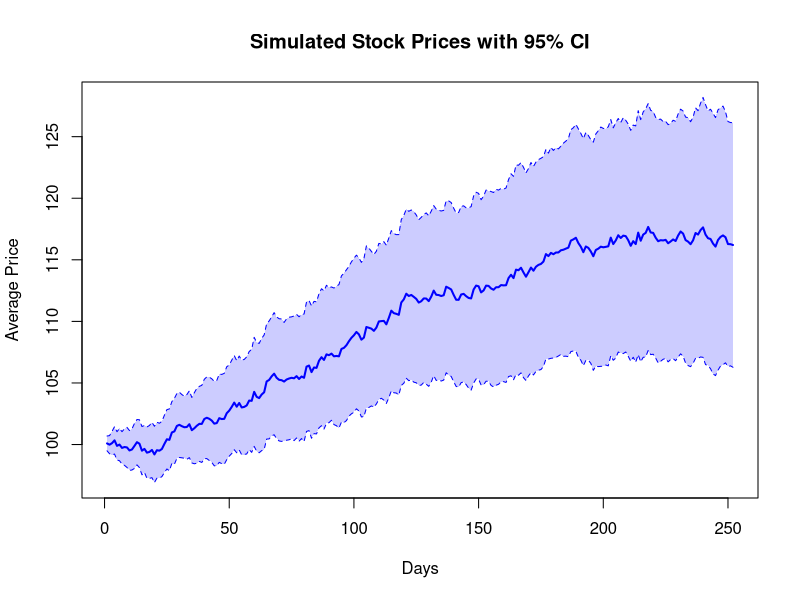
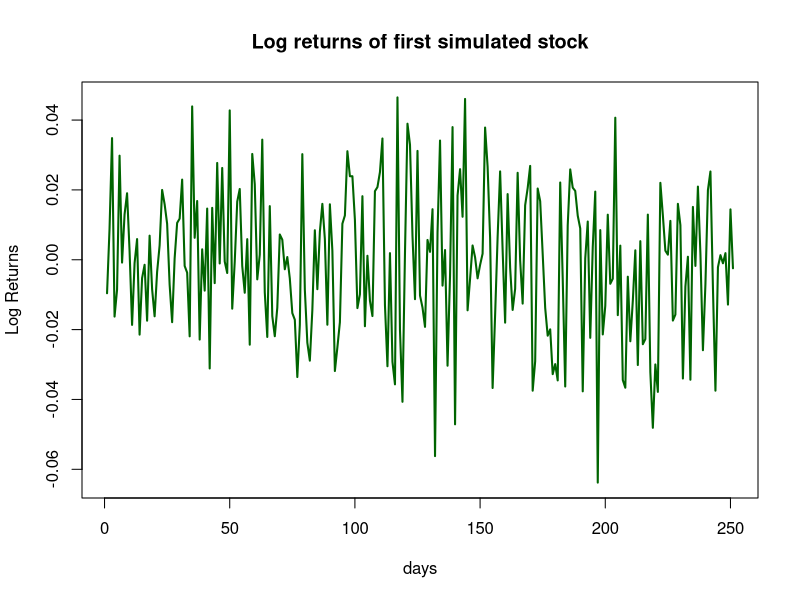

Write R code to recreate these figures, in order.
# Extending the last stock price simulation we will add few things;
# Extending the simulation to multiple stocks
# Add confidence intervals or shaded regions
# Plot log returns instead of prices

box_muller <- function(n){
  u1 <- runif(n/2)
  u2 <- runif(n/2)
  r <- sqrt(-2 * log(u1))
  z1 <- r * cos(2 *pi * u2)
  z2 <- r * sin(2 * pi * u2)
  return(c(z1,z2))
}

simulate_stock <- function(s0, mu, sigma, days, n_stocks){
  prices_matrix <- matrix(0, nrow=days, ncol=n_stocks)
  
  for(i in 1:n_stocks){
    z <- box_muller(days)
    returns <- mu +sigma*z
    prices <- s0 * cumprod(exp(returns))
    prices_matrix[,i] <- prices
  }
  return(prices_matrix)
}

#adding confidence intervals(shaded areas)
plot_stock_with_ci <- function(price_matrix){
  avg_price <- rowMeans(prices_matrix)
  std_error <- apply(prices_matrix, 1, sd) / sqrt(ncol(prices_matrix))
  
  upper <- avg_price + 1.96 *std_error
  lower <- avg_price - 1.96 *std_error
  
  days <- 1:nrow(prices_matrix)
  
  plot(days, avg_price, type="l", lwd=2, col="blue",
       ylim = range(lower,upper),
       main="Simulated Stock Prices with 95% CI",
       xlab="Days",
       ylab="Average Price"
      )
  polygon(c(days, rev(days)), c(upper,rev(lower)), col=rgb(0, 0, 1, 0.2), border=NA)
  lines(days, upper, col="blue", lty=2)
  lines(days, lower, col="blue", lty=2)
}

#Plot log returns instead of prices
plot_log_returns <- function(prices_matrix){
  log_returns <- diff(log(prices_matrix[,1]))
  plot(log_returns, type="l", col="darkgreen", lwd=2,
       main="Log returns of first simulated stock",
       xlab="days",
       ylab="Log Returns")
}
#Parameters
s0 <- 100
mu <- 0.0005
sigma <- 0.02
days <- 252
n_stocks <- 50

prices_matrix <- simulate_stock(s0, mu, sigma, days, n_stocks)
plot_stock_with_ci(prices_matrix)
plot_log_returns(prices_matrix)

